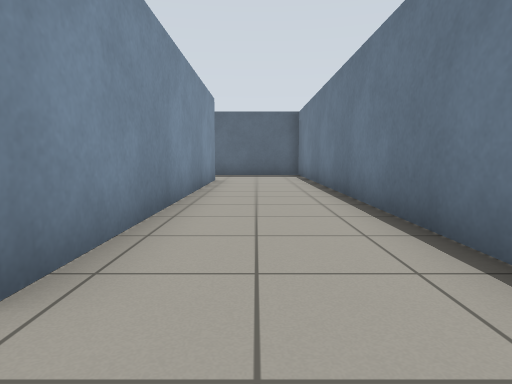
view 1 (above)

12 first-person views from a walk through a robot-simulator world made for Gazebo. The camera is 0.72 m above the floor, tilts 6° down and sees 75° across. The floor is counted in squares, 1 m on a side. Each view is taken from the middle of a square. On the plan, view 1 faces up. The plan holds only what a view shows up to about 10 squares ahead; the rest is blank. The place goes on beyond the plan.

view 2
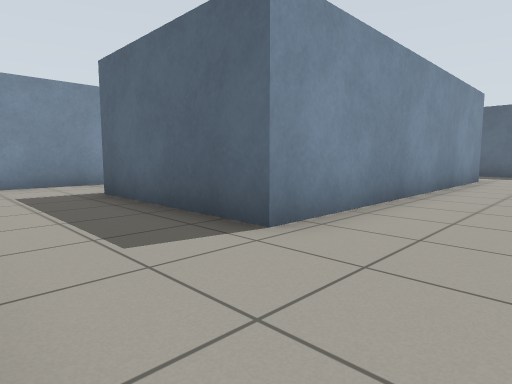

view 3
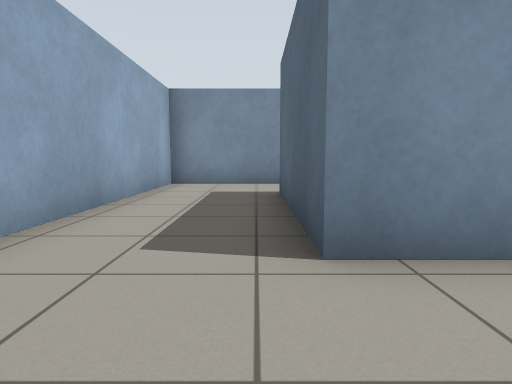

view 4
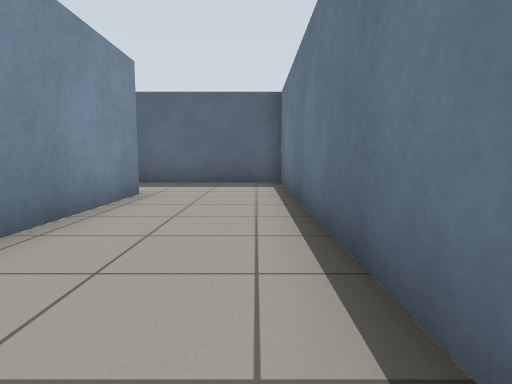

view 5
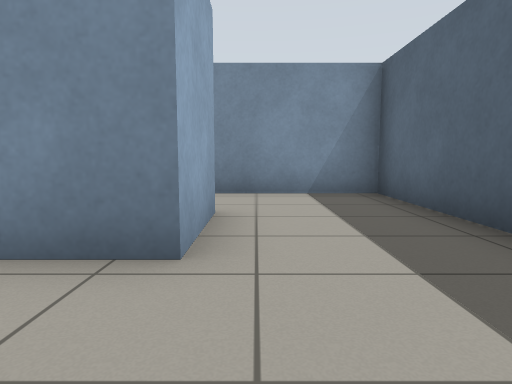

view 6
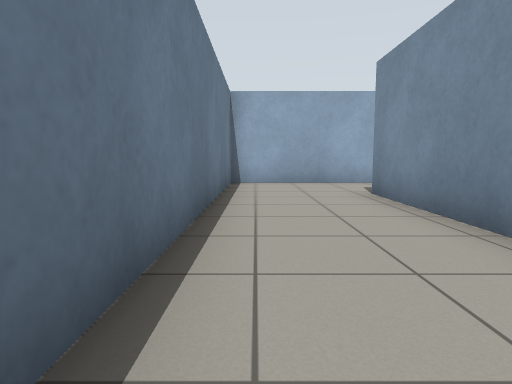

view 7
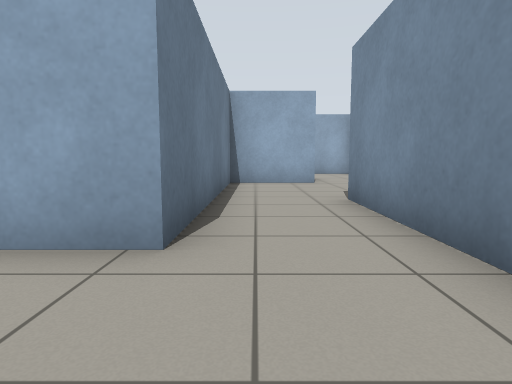

view 8
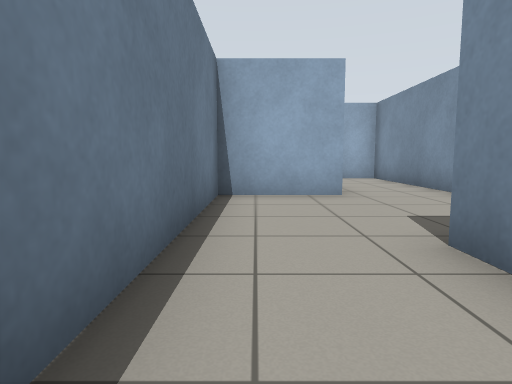

view 9
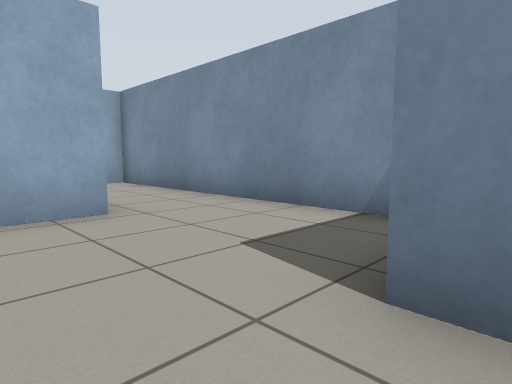

view 10
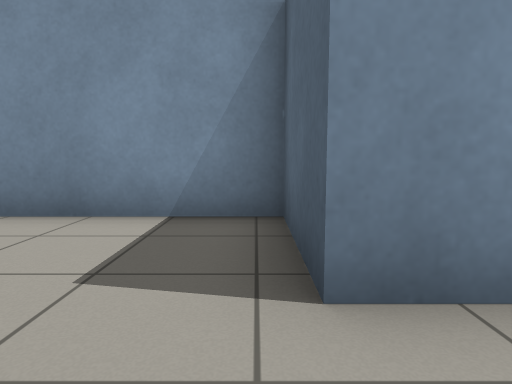

view 11
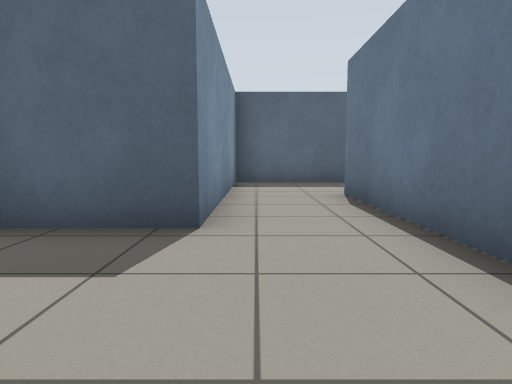

view 12
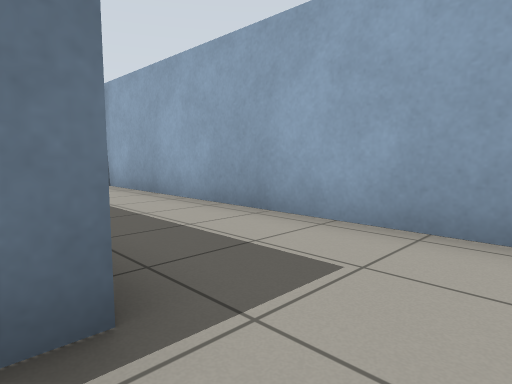

### Floor plan
Points are (right, up) in squares from view 1. A wall is a line through its corners. A room is listed if a view was taken in it or the views show most of it. See-through windows are left out.
Room 1 (views 1, 2, 3, 4, 5, 6, 7)
walls: (-3.3, 10.5) (-1.3, 10.5) (-1.3, 1.5) (-5.6, 1.5); (-8, 1.4) (-8, -1.3) (1.7, -1.3) (1.7, 13.4) (-5.6, 13.4) (-5.6, 11.4)
ways out: opening at (-6.5, 2.5) to room 2; opening at (-4.5, 10.5) to room 2
Room 2 (views 8, 9, 10, 11, 12)
walls: (-5.7, 3.7) (-3.3, 3.7) (-3.3, 10.5); (-5.6, 1.5) (-5.6, 1.9); (-5.6, 11.4) (-5.6, 7.3) (-8, 7.3) (-8, 1.4)
ways out: opening at (-6.5, 2.5) to room 1; opening at (-4.5, 10.5) to room 1

Where each view was taken, in squares from view 1:
view 1: 0 up, 0 right, facing up
view 2: 1 down, 1 right, facing up-left
view 3: 1 up, 1 right, facing left
view 4: 4 up, 1 right, facing up
view 5: 11 up, 1 right, facing left
view 6: 8 up, 1 right, facing down
view 7: 13 up, 4 left, facing down
view 8: 10 up, 4 left, facing down
view 9: 8 up, 4 left, facing down-left
view 10: 7 up, 4 left, facing left
view 11: 4 up, 5 left, facing up
view 12: 2 up, 7 left, facing down-right
